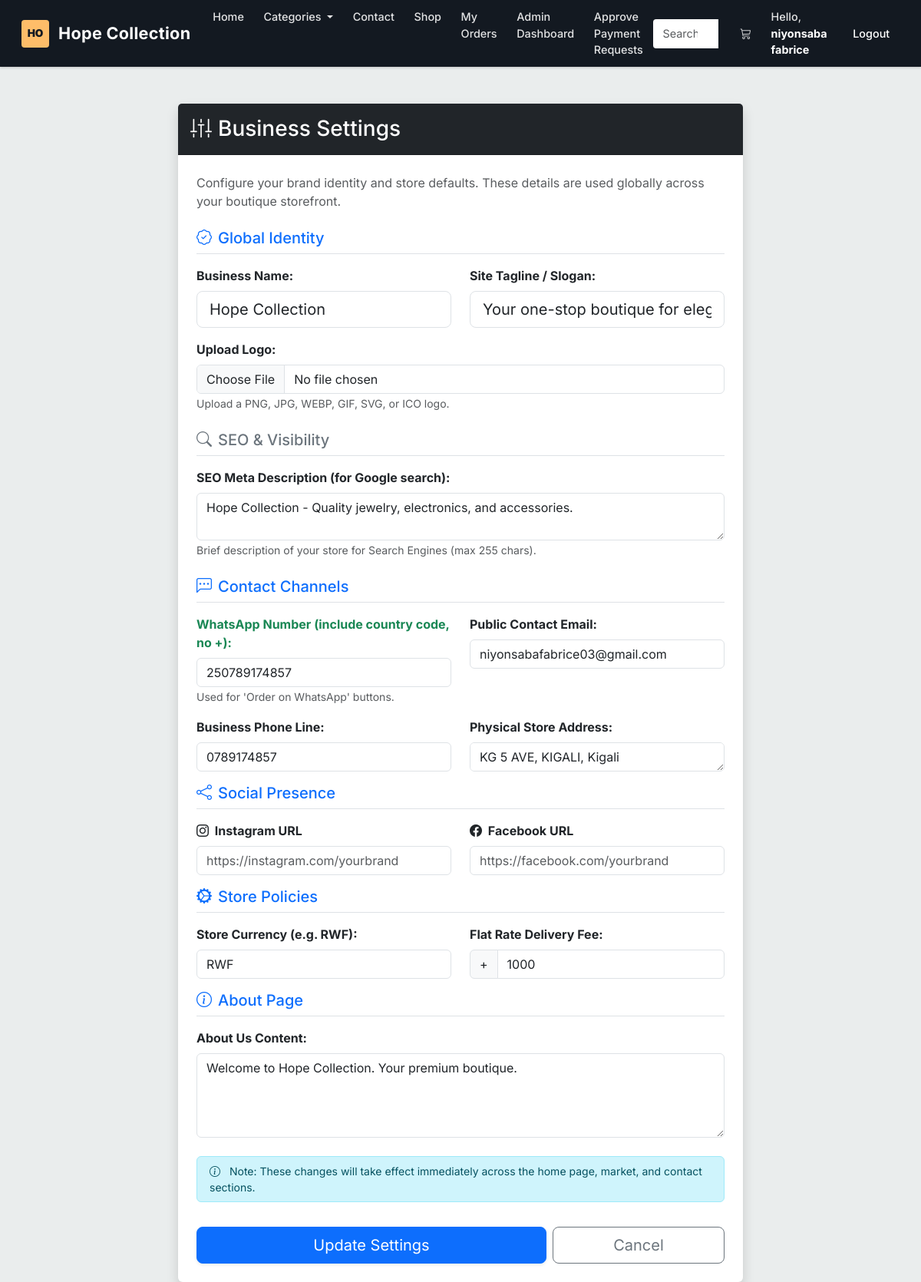
Before: /admin/settings (signed in) with the older database file.
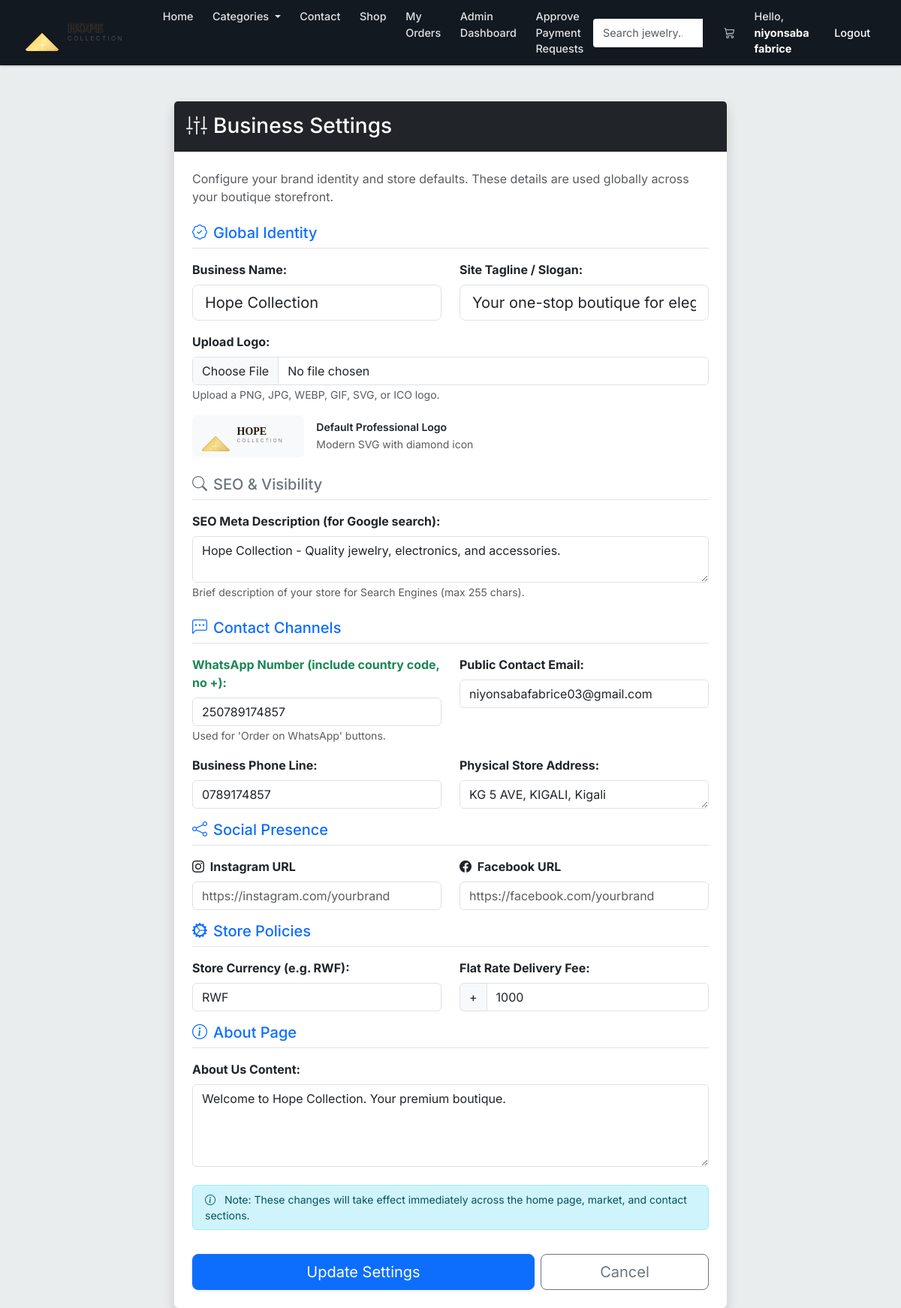
After: the same page with the newer database file.
### market/models.py (models this page shows)
class SiteSettings(db.Model):
    __tablename__ = 'site_settings'
    id               = db.Column(db.Integer, primary_key=True)
    business_name    = db.Column(db.String(100), nullable=False, default='Hope Collection')
    tagline          = db.Column(db.String(255), default='Your one-stop boutique for elegance.')
    logo_url         = db.Column(db.String(255), default='')
    meta_description = db.Column(db.String(255), default='Hope Collection - Quality jewelry, electronics, and accessories.')
    whatsapp_number  = db.Column(db.String(20), nullable=False, default='250789174857')
    contact_email    = db.Column(db.String(120), nullable=False, default='niyonsabafabrice03@gmail.com')
    business_phone   = db.Column(db.String(20))
    business_address = db.Column(db.String(255))
    facebook_url     = db.Column(db.String(255))
    instagram_url    = db.Column(db.String(255))
    currency_code    = db.Column(db.String(10), default='RWF')
    delivery_fee     = db.Column(db.Integer, default=0)
    about_content    = db.Column(db.Text, default='Welcome to Hope Collection. We provide quality products and services.')

### market/routes.py (the view, shortened to what this page needs)
@app.route('/admin/settings', methods=['GET', 'POST'])
@login_required
def admin_settings():
    if not is_site_owner():
        flash('Admin access only', category='danger')
        return redirect(url_for('market_page'))
    settings = db.session.execute(select(SiteSettings)).scalar_one_or_none()
    if not settings:
        settings = SiteSettings(id=1)
        db.session.add(settings)
        db.session.commit()
    elif not settings.about_content:
        settings.about_content = 'Welcome to Hope Collection. Your premium boutique.'
        db.session.commit()
    form = SettingsForm(obj=settings)
    return render_template('admin_settings.html', form=form, settings=settings, title="Business Settings")

### market/models.py (called while the page is built)
@login_manager.user_loader
def load_user(user_id):
    return db.session.get(User, int(user_id))  # ✅ FIXED: replaced deprecated User.query.get()

### market/routes.py (called while the page is built)
def is_site_owner():
    return current_user.is_authenticated and (current_user.is_admin or current_user.email_address == 'niyonsabafabrice03@gmail.com')

### market/templates/admin_settings.html (shortened to what the changed rows need)
{% extends 'base.html' %}
{% block content %}
<div class="container mt-5">
    <div class="row justify-content-center">
        <div class="col-md-8">
            <div class="card shadow border-0">
                <div class="card-body p-4">
                    <form method="POST" enctype="multipart/form-data">
                        <div class="row mb-4">
                            <div class="col-md-6 mb-3">
                                {{ form.business_name.label(class="form-label fw-bold") }}
                                {{ form.business_name(class="form-control form-control-lg") }}
                            </div>
                            <div class="col-md-6 mb-3">
                                {{ form.tagline.label(class="form-label fw-bold") }}
                                {{ form.tagline(class="form-control form-control-lg", placeholder="Quality meets style") }}
                            </div>
                            <div class="col-12">
                                {% if settings.logo_url and settings.logo_url != '/static/images/logo.png' and settings.logo_url != '/static/images/logos/hope-collection-logo.svg' %}
                                    <div class="mt-3 d-flex align-items-center gap-3">
                                        <img src="{{ settings.logo_url }}" alt="Current logo" class="border rounded bg-light p-2" style="height: 64px; max-width: 180px; object-fit: contain;" onerror="this.closest('div').remove();">
                                        <span class="text-muted small">Current logo</span>
                                    </div>
                                {% else %}
                                    <div class="mt-3 d-flex align-items-center gap-3">
                                        <img src="{{ url_for('static', filename='images/logos/hope-collection-logo.svg') }}" alt="Default logo" class="bg-light p-2 rounded" style="height: 56px; width: auto;">
                                        <div>
                                            <span class="fw-semibold small d-block">Default Professional Logo</span>
                                            <span class="text-muted small">Modern SVG with diamond icon</span>
                                        </div>
                                    </div>
                                {% endif %}
                            </div>
                        </div>
                        <div class="mb-4">
                            {{ form.meta_description.label(class="form-label fw-bold") }}
                            {{ form.meta_description(class="form-control", rows="2") }}
                            <small class="text-muted">Brief description of your store for Search Engines (max 255 chars).</small>
                        </div>
                        <div class="row">
                            <div class="col-md-6 mb-3">
                                {{ form.whatsapp_number.label(class="form-label fw-bold text-success") }}
                                {{ form.whatsapp_number(class="form-control", placeholder="e.g. 250791641207") }}
                                <small class="text-muted">Used for 'Order on WhatsApp' buttons.</small>
                            </div>
                            <div class="col-md-6 mb-3">
                                {{ form.contact_email.label(class="form-label fw-bold") }}
                                {{ form.contact_email(class="form-control", placeholder="business@email.com") }}
                            </div>
                        </div>
                        <div class="row">
                            <div class="col-md-6 mb-3">
                                {{ form.business_phone.label(class="form-label fw-bold") }}
                                {{ form.business_phone(class="form-control") }}
                            </div>
                            <div class="col-md-6 mb-3">
                                {{ form.business_address.label(class="form-label fw-bold") }}
                                {{ form.business_address(class="form-control", rows="1") }}
                            </div>
                        </div>
                        <div class="row">
                            <div class="col-md-6 mb-3">
                                <label class="form-label fw-bold"><i class="bi bi-instagram me-1"></i> Instagram URL</label>
                                {{ form.instagram_url(class="form-control", placeholder="https://instagram.com/yourbrand") }}
                            </div>
                            <div class="col-md-6 mb-3">
                                <label class="form-label fw-bold"><i class="bi bi-facebook me-1"></i> Facebook URL</label>
                                {{ form.facebook_url(class="form-control", placeholder="https://facebook.com/yourbrand") }}
                            </div>
                        </div>
                        <div class="row">
                            <div class="col-md-6 mb-3">
                                {{ form.currency_code.label(class="form-label fw-bold") }}
                                {{ form.currency_code(class="form-control", placeholder="e.g. RWF") }}
                            </div>
                            <div class="col-md-6 mb-3">
                                <div class="input-group">
                                    <span class="input-group-text">+</span>
                                    {{ form.delivery_fee(class="form-control", placeholder="0") }}
                                </div>
                            </div>
                        </div>
                        <div class="mb-4">
                            {{ form.about_content.label(class="form-label fw-bold") }}
                            {{ form.about_content(class="form-control" ~ (" is-invalid" if form.about_content.errors else ""), rows="4") }}
                        </div>
                    </form>
                </div>
            </div>
        </div>
    </div>
</div>
{% endblock %}

### market/templates/base.html (shortened to what this page needs)
<!DOCTYPE html>
<html lang="en">
<head>
    <link href="https://cdn.jsdelivr.net/npm/bootstrap@5.3.0/dist/css/bootstrap.min.css" rel="stylesheet">
    <link rel="stylesheet" href="https://cdn.jsdelivr.net/npm/bootstrap-icons@1.11.3/font/bootstrap-icons.css">
    <link rel="stylesheet" href="{{ url_for('static', filename='css/storefront.css') }}">
</head>
<body>
<nav class="navbar navbar-expand-lg navbar-light sticky-top navbar-custom">
    <div class="container-fluid">
        <a class="navbar-brand" href="{{ url_for('home_page') }}">
            {% if site_settings.logo_url and site_settings.logo_url != '/static/images/logo.png' and site_settings.logo_url != '/static/images/logos/hope-collection-logo.svg' %}
                <span class="brand-mark d-none">{{ site_settings.business_name[:2].upper() if site_settings.business_name else 'HC' }}</span>
                <span class="brand-text d-none">{{ site_settings.business_name }}</span>
            {% else %}
                <img src="{{ url_for('static', filename='images/logos/hope-collection-logo.svg') }}" alt="Hope Collection logo" class="brand-logo" onerror="this.classList.add('d-none'); this.nextElementSibling.classList.remove('d-none'); this.nextElementSibling.nextElementSibling.classList.remove('d-none');">
            {% endif %}
        </a>
        <div class="collapse navbar-collapse" id="navbarNav">
            <ul class="navbar-nav me-auto">
                <li class="nav-item">
                    <a class="nav-link px-3" href="{{ url_for('home_page') }}">Home</a>
                </li>
                <li class="nav-item dropdown">
                    <a class="nav-link dropdown-toggle px-3" href="#" id="navbarDropdown" role="button" data-bs-toggle="dropdown">
                        Categories
                    </a>
                </li>
                <li class="nav-item">
                    <a class="nav-link px-3" href="{{ url_for('contact_page') }}">Contact</a>
                </li>
                {% if current_user.is_authenticated %}
                <li class="nav-item">
                    <a class="nav-link px-3" href="{{ url_for('market_page') }}">Shop</a>
                </li>
                <li class="nav-item">
                    <a class="nav-link px-3" href="{{ url_for('transaction_history') }}">My Orders</a>
                </li>
                {% if current_user.id == 1 %}
                <li class="nav-item dropdown">
                    <a class="nav-link" href="{{ url_for('admin_dashboard') }}">Admin Dashboard</a>
                </li>
                <li class="nav-item">
                    <a class="nav-link" href="{{ url_for('top_up_requests') }}">Approve Payment Requests</a>
                </li>
                {% endif %}
                {% endif %}
            </ul>
            <form class="d-flex me-lg-3 my-2 my-lg-0">
                <div class="input-group">
                    <input class="form-control search-bar-nav" type="search" placeholder="Search jewelry..." aria-label="Search">
                </div>
            </form>
            <ul class="navbar-nav align-items-lg-center">
                {% if current_user.is_authenticated %}
                    <li class="nav-item">
                        <a class="nav-link px-3" href="{{ url_for('view_cart') }}">
                            <i class="bi bi-cart3"></i>
                            {% set cart = session.get('cart', []) %}
                        </a>
                    </li>
                    <li class="nav-item">
                        <span class="nav-link px-3 nav-greeting">Hello, <strong>{{ current_user.username }}</strong></span>
                    </li>
                    <li class="nav-item">
                        <a class="nav-link btn btn-sm btn-outline-dark ms-lg-2" href="{{ url_for('logout_page') }}">Logout</a>
                    </li>
                {% endif %}
            </ul>
        </div>
    </div>
</nav>
<main>
    {% block content %}
    {% endblock %}
</main>
</body>
</html>

Changed rows visible on the page:
changed SiteSettings "Hope Collection": business_name "HO" → (not shown); business_name "Hope Collection" → (not shown)
Other visible differences:
text now shown: "Default Professional Logo Modern SVG with diamond icon"
